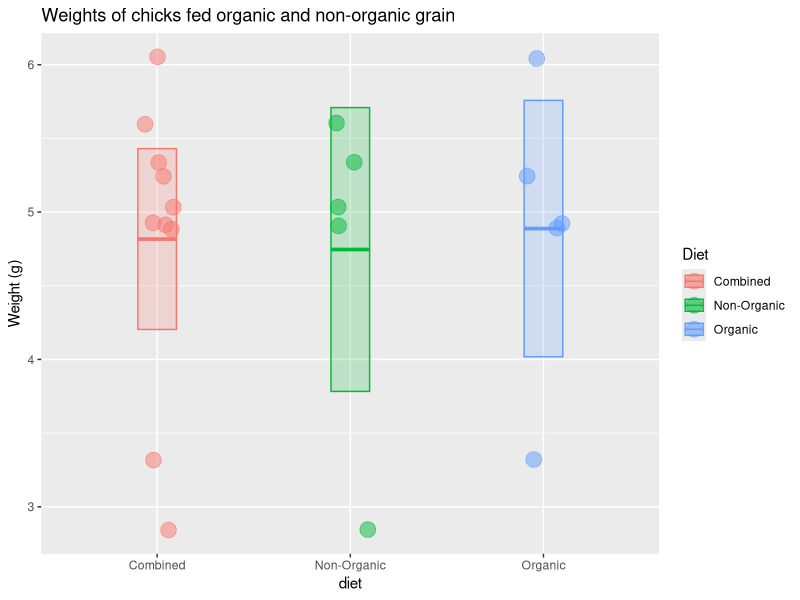

Write the R code that produced this figure. (Note: this script raises an error after producing the figure.)
## ---- chunk 1
c(k <- c(6.05, 4.89, 3.32, 4.93, 5.25, 5.04, 4.91, 2.84, 5.60, 5.34))
## ---- chunk 2
length(k)  # sample size
median(k)  # median value
mean(k)    # mean value
sd(k)      # standard deviation
n <- length(k) # sample size
n
## ---- chunk 3
sem <- sd(k) / sqrt(n) # standard error of the mean
sem
## ---- chunk 4
mean(k) + 1.96 * sem                             # upper limit
mean(k) - 1.96 * sem                             # lower limit
c(mean(k) + 1.96 * sem, mean(k) - 1.96 * sem)    # both limits combined
## ---- chunk 5

library(tidyverse)

# check to make sure you did the part above correctly
# if not, generate some fake k data
if (!exists("k") | !is.numeric(k) | !length(k) == 10) k <- rep(1, 10)

# put the chick data into a data frame
chick_data <-
  tibble::tibble(
    diet = rep(c("Combined", "Combined", "Organic", "Non-Organic"), each = 5),
    weight = c(k, k)
  )

# summarize the chick weights by diet
chick_summary <-
  chick_data %>% 
  group_by(diet) %>% 
  summarize(
    mean = mean(weight),
    median = median(weight),
    sd = sd(weight),
    n = n(),
    sem = sd / sqrt(n),
    upper = mean + 1.96 * sem,   # upper confidence limit
    lower = mean - 1.96 * sem,   # lower confidence limit
    .groups = "drop"
  )

# plot chick weights
ggplot(chick_data, aes(x = diet, y = weight, color = diet, fill = diet)) +
  geom_jitter(size = 5, shape = 21, alpha = 0.5, width = 0.1) +
  geom_crossbar(
    mapping = aes(ymin = lower, ymax = upper, y = mean), 
    data = chick_summary,
    width = 0.2, alpha = 0.2
  ) +
  labs(
    title = "Weights of chicks fed organic and non-organic grain",
    k = "Diet",
    color = "Diet",
    fill = "Diet",
    y = "Weight (g)"
  )

## ---- chunk 6
sessioninfo::session_info(c("tidyverse"))
